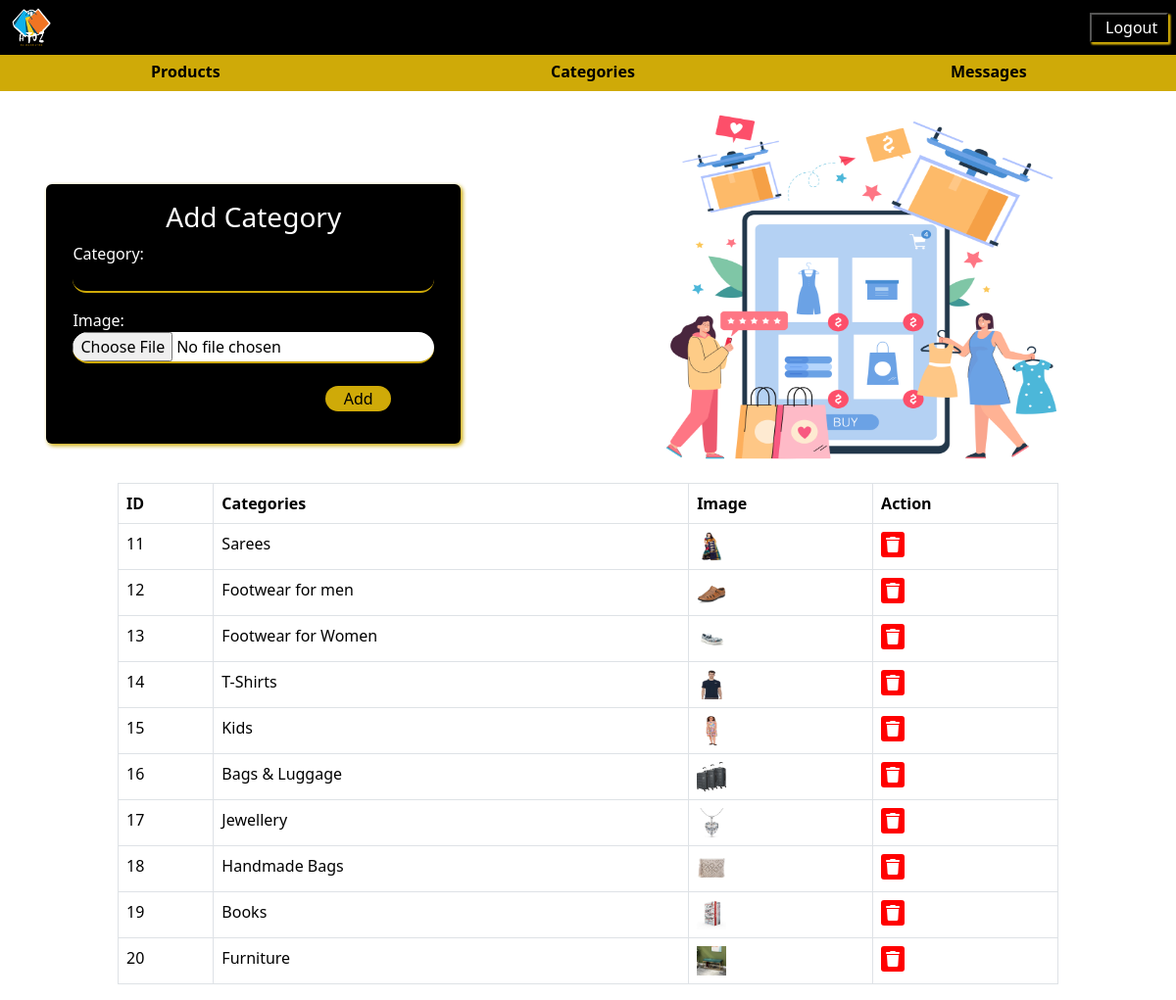
/add_category/, run on an earlier commit of the app's database.
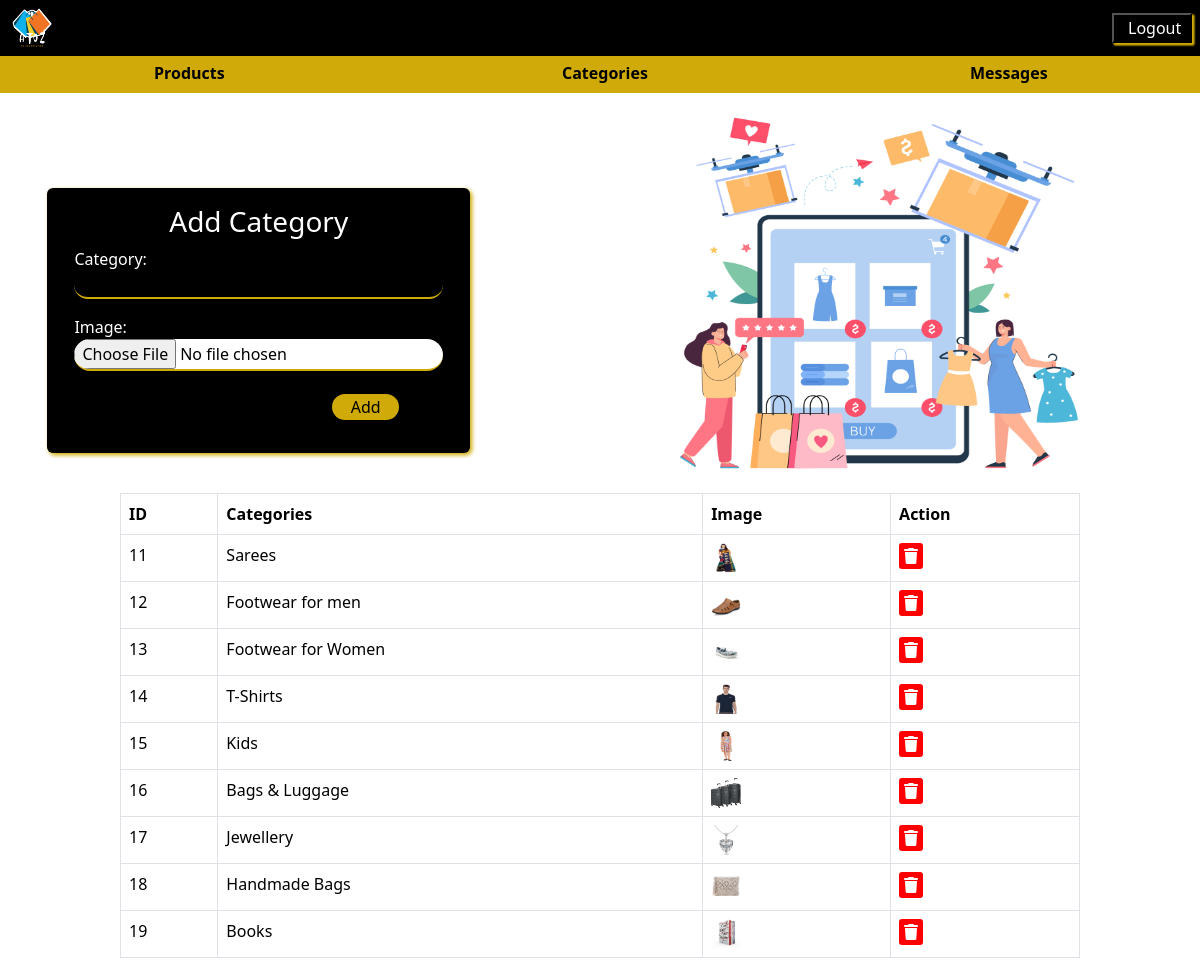
And on a later commit of the database.
### allinone/models.py (models this page shows)
class AdminCategory(models.Model):
    category = models.CharField(max_length=50, unique=True)
    image = models.ImageField(upload_to='images/',default='images/p1.jpg')

### allinone/views.py (the view, shortened to what this page needs)
# urls.py: path('add_category/', views.add_category, name='add_category'),
def add_category(request):
    context = {}
    categories = AdminCategory.objects.all()
    context['form'] = AdminCategoryForm
    context['categories'] = categories
    return render(request, 'AddCategory.html', context)

### allinone/templates/AddCategory.html (shortened to what this page needs)
<!DOCTYPE html>
<html lang="en">
<head>
    <link href="https://cdn.jsdelivr.net/npm/bootstrap@5.3.2/dist/css/bootstrap.min.css" rel="stylesheet"
>
    <link rel="stylesheet" href="https://cdnjs.cloudflare.com/ajax/libs/font-awesome/6.0.0/css/all.min.css">
</head>
<body>
    <nav class="navbar navbar-expand-lg d-flex flex-row bg-black fixed-top">
        <div class="container-fluid justify-content-start">
            {% load static %}
            <img src="{% static 'images/atoz.png' %}" class="wpic"></p>
        </div>
        <ul class="navbar-nav collapse navbar-collapse" id="navbarText">
            <li class="nav-item mx-2">
                <button  class="logout"><a class="nav-link active" id="logbtn" href="/adminlogin/" onclick="logout()">Logout</a></button>
            </li>
        </ul>
    </nav>
    <div class="btmdiv">
        <div class="btmnav">
            <div class="row">
                <div class="col-4 productbtn">
                    <a href="/admin_list/"><button class="upperbtn">Products</button></a>
                </div>
                <div class="col-4 productbtn">
                    <a href="/add_category/"><button class="upperbtn">Categories</button></a>
                </div>
                <div class="col-4 productbtn">
                    <a href="/message_list/"><button class="upperbtn">Messages</button></a>
                </div>
            </div>
        </div>
    </div>
    <div class="row">
        <div class="col-6">
            <div class="loginbox">
                <div class="card align-items-center iside">
                    <div class="card-body">
                        <h3 class="mx-3">Add Category</h3>
                        <form method="post" enctype="multipart/form-data">
                            {{ form.as_p }}
                            <div class="sign">
                                <button type="submit" class="signbtn" id="signup">Add</button>
                            </div>
                        </form>
                    </div>
                </div>
            </div>
        </div>
        <div class="col-6">
            <div class="container rside">
                <div class="imgpic">
                    {% load static %}
                    <img src="{% static 'images/category.jpg' %}" class="wbtmpic">
                </div>
            </div>
        </div>
    </div>
    <table class="table table-bordered">
        <thead>
            <tr>
                <th>ID</th>
                <th>Categories</th>
                <th>Image</th>
                <th>Action</th>
            </tr>
        </thead>
        <tbody>
            {% for category in categories %}
                <tr>
                    <td>{{ category.id }}</td>
                    <td>{{ category.category }}</td>
                    <td><img src="{{ category.image.url }}" class="catimage" alt="..."></td>
                    <td>
                        <a href="/delete_category/{{category.id}}" onclick="deletebtn()">
                            <i class="fa fa-trash"></i>
                        </a>
                    </td>
                </tr>
            {% endfor %}
        </tbody>
    </table>
</body>
</html>

What changed in the data, as far as the page shows it:
removed AdminCategory: id "20", category "Furniture", image (picture)
